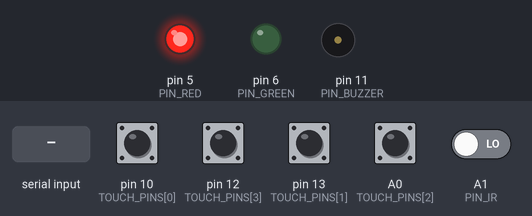
Simulated run of this sketch. Board: Arduino Uno, built with avr-gcc and run on an emulated ATmega328P. On the bench: output pins drawn as LEDs (lit = HIGH), buzzer (waves = sounding). The test bench sets the inputs (shaded band); at power-on: A0 (TOUCH_PINS[2]), A1 (PIN_IR), pin 10 (TOUCH_PINS[0]), pin 12 (TOUCH_PINS[3]), pin 13 (TOUCH_PINS[1]) LOW. What the sketch prints to the serial monitor is not drawn.

Above: at 1.2 s.
1.3 s: "G90\n" received over Serial
At 2.35 s:
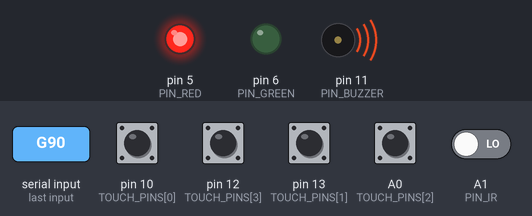
4.3 s: "P90\n" received over the second serial link
At 5.2 s:
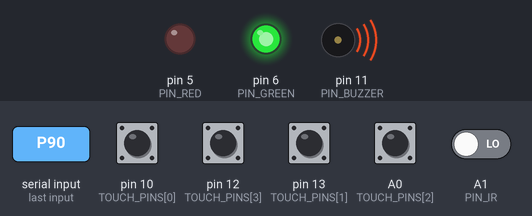
At 6.4 s:
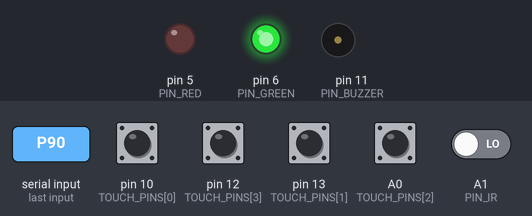
Timing chart, 0 to 7.9 s (numbered marks = the images above; inputs shaded):
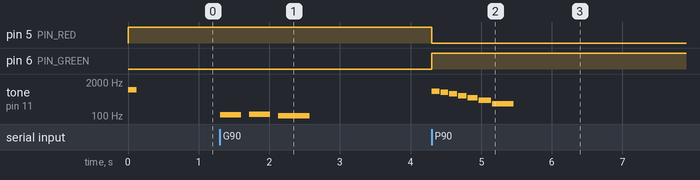

The sketch:

TrustTheWhisper.ino
```cpp
/*
 * Scary Heartbeat Maze - wireless player controller (LilyPad Arduino + XBee)
 *
 * Parts : 4 touch sensors, IR sensor (hiding spot), RGB LED, passive buzzer
 * RGB   : green = helper is with you, red = helper is poisoned
 *
 * Sends to Java   : D:F D:B D:L D:R (touch)  |  I:1 / I:0 (IR)  |  HELLO
 * Gets from Java  : R C W P G g K N V X O ?  and  B<bpm> (heartbeat sound)
 * You can also type these commands in the Serial Monitor to test.
 */

#include <SoftwareSerial.h>

// ---------------- PINS ----------------
const int PIN_XBEE_RX = 2;     // <- XBee DOUT
const int PIN_XBEE_TX = 3;     // -> XBee DIN

const int  TOUCH_PINS[4]  = {10, 13, A0, 12};       // Forward, Backward, Left, Right
const char TOUCH_CODES[4] = {'F', 'B', 'L', 'R'};

const int PIN_IR = A1;         // IR sensor OUT (LOW when something is close)

const int PIN_RED = 5;         // RGB LED red
const int PIN_GREEN = 6;       // RGB LED green
const bool COMMON_ANODE = true; // LilyPad tri-color LED: LOW = on

const int PIN_BUZZER = 11;     // passive buzzer

SoftwareSerial xbee(PIN_XBEE_RX, PIN_XBEE_TX);

// ---------------- SEND A MESSAGE ----------------
void sendLine(const char *text) {
  xbee.print(text);            // to the game
  xbee.print('\n');
  Serial.println(text);        // copy for the Serial Monitor
}

// ---------------- RGB LED ----------------
void setLed(bool red, bool green) {
  digitalWrite(PIN_RED,   (red   != COMMON_ANODE) ? HIGH : LOW);
  digitalWrite(PIN_GREEN, (green != COMMON_ANODE) ? HIGH : LOW);
}

// ---------------- TOUCH SENSORS ----------------
// Metal touch sensors flicker while touched, so a touch "holds" for 60 ms.
unsigned long lastActive[4] = {0, 0, 0, 0};
bool wasTouched[4] = {false, false, false, false};
unsigned long lastSent = 0;

void readTouch(unsigned long now) {
  for (int i = 0; i < 4; i++) {
    if (digitalRead(TOUCH_PINS[i]) == HIGH) lastActive[i] = now;
    bool touched = lastActive[i] != 0 && now - lastActive[i] < 60;

    // send once per new touch, and ignore other touches for 300 ms
    if (touched && !wasTouched[i] && now - lastSent > 300) {
      char msg[4] = {'D', ':', TOUCH_CODES[i], '\0'};
      sendLine(msg);
      lastSent = now;
    }
    wasTouched[i] = touched;
  }
}

// ---------------- IR SENSOR (hiding spot) ----------------
bool hidden = false, lastReading = false;
unsigned long changedAt = 0;

void readIR(unsigned long now) {
  bool covered = digitalRead(PIN_IR) == LOW;
  if (covered != lastReading) { lastReading = covered; changedAt = now; }
  // must stay the same for 80 ms before we report it
  if (covered != hidden && now - changedAt >= 80) {
    hidden = covered;
    sendLine(hidden ? "I:1" : "I:0");
  }
}

// ---------------- BUZZER ----------------
// Each sound is a list of {frequency, milliseconds}. 0 = silence.
const int SND_CORRECT[][2] = {{1200, 60}, {1800, 90}};
const int SND_WRONG[][2]   = {{220, 220}, {150, 320}};
const int SND_POISON[][2]  = {{900, 110}, {800, 110}, {700, 110}, {600, 120}, {500, 140}, {400, 180}, {300, 300}};
const int SND_GHOST[][2]   = {{110, 300}, {0, 80}, {117, 300}, {0, 80}, {104, 450}};
const int SND_CAUGHT[][2]  = {{2000, 90}, {1800, 90}, {2100, 90}, {1700, 90}, {200, 450}};
const int SND_NEAR[][2]    = {{140, 90}};
const int SND_WIN[][2]     = {{523, 150}, {659, 150}, {784, 150}, {1047, 400}};
const int SND_LOSE[][2]    = {{392, 300}, {370, 300}, {349, 300}, {330, 700}};
#define PLAY(s) playSound(s, sizeof(s) / sizeof(s[0]))

const int (*sound)[2] = NULL;   // sound playing now (NULL = none)
int soundLen = 0, noteIndex = 0;
unsigned long noteEnds = 0;

int heartbeatBpm = 0;           // 0 = no heartbeat
unsigned long nextBeat = 0, dubAt = 0;
bool dubPending = false;

void startNote(unsigned long now) {
  int freq = sound[noteIndex][0], ms = sound[noteIndex][1];
  if (freq > 0) tone(PIN_BUZZER, freq, ms); else noTone(PIN_BUZZER);
  noteEnds = now + ms + 15;
}

void playSound(const int s[][2], int len) {
  sound = s; soundLen = len; noteIndex = 0;
  startNote(millis());
}

void updateBuzzer(unsigned long now) {
  if (sound != NULL) {                       // sound effects come first
    if (now >= noteEnds) {
      noteIndex++;
      if (noteIndex < soundLen) startNote(now);
      else { sound = NULL; noTone(PIN_BUZZER); }
    }
    return;
  }
  if (heartbeatBpm == 0) return;             // "lub-dub" heartbeat
  if (now >= nextBeat) {
    tone(PIN_BUZZER, 70, 45);
    dubPending = true;
    dubAt = now + 160;
    nextBeat = now + 60000UL / heartbeatBpm;
  }
  if (dubPending && now >= dubAt) {
    tone(PIN_BUZZER, 55, 40);
    dubPending = false;
  }
}

void stopSound() {
  sound = NULL;
  noTone(PIN_BUZZER);
}

// ---------------- COMMANDS FROM JAVA ----------------
void handleCommand(const char *cmd) {
  switch (cmd[0]) {
    case 'R': setLed(false, true); stopSound(); break;          // new game: green
    case 'P': setLed(true, false); PLAY(SND_POISON); break;     // helper poisoned: red
    case 'C': PLAY(SND_CORRECT); break;                         // correct move
    case 'W': PLAY(SND_WRONG); break;                           // wrong move
    case 'G': PLAY(SND_GHOST); break;                           // ghost appears
    case 'g': break;                                            // ghost passed
    case 'K': PLAY(SND_CAUGHT); break;                          // caught by ghost
    case 'N': PLAY(SND_NEAR); break;                            // ghost is close
    case 'V': heartbeatBpm = 0; PLAY(SND_WIN); break;           // you win
    case 'X': heartbeatBpm = 0; PLAY(SND_LOSE); break;          // game over
    case 'O': heartbeatBpm = 0; stopSound(); setLed(false, false); break; // game closed: all off
    case 'B': heartbeatBpm = constrain(atoi(cmd + 1), 0, 220); break;     // heartbeat speed
    case '?': sendLine("HELLO"); break;
  }
}

// Collects letters until Enter, then runs the command
char xbeeBuf[12], usbBuf[12];
int xbeeLen = 0, usbLen = 0;

void readCommands(Stream &in, char *buf, int &len) {
  while (in.available()) {
    char c = in.read();
    if (c == '\n' || c == '\r') {
      if (len > 0) { buf[len] = '\0'; handleCommand(buf); len = 0; }
    } else if (len < 11) {
      buf[len++] = c;
    } else {
      len = 0;                                // too long = noise, throw away
    }
  }
}

// ---------------- SETUP / LOOP ----------------
void setup() {
  Serial.begin(9600);
  xbee.begin(9600);

  for (int i = 0; i < 4; i++) pinMode(TOUCH_PINS[i], INPUT);
  pinMode(PIN_IR, INPUT);
  pinMode(PIN_RED, OUTPUT);
  pinMode(PIN_GREEN, OUTPUT);
  pinMode(PIN_BUZZER, OUTPUT);

  setLed(false, true);                        // helper starts green
  tone(PIN_BUZZER, 1000, 120);                // start-up beep

  Serial.println("Scary Heartbeat Maze controller ready");
  sendLine("HELLO");
}

void loop() {
  unsigned long now = millis();
  readTouch(now);
  readIR(now);
  readCommands(xbee, xbeeBuf, xbeeLen);
  readCommands(Serial, usbBuf, usbLen);
  updateBuzzer(now);
}
```

Measured:
- after the input at 1.3 s, tone on pin 11 (PIN_BUZZER): plays 110 Hz for 0.30 s, 117 Hz for 0.30 s, 104 Hz for 0.45 s, starting at once
- after the input at 4.3 s, pin 5 (PIN_RED): HIGH → LOW at once; pin 6 (PIN_GREEN): LOW → HIGH at once; tone on pin 11 (PIN_BUZZER): plays 900 Hz for 0.11 s, 800 Hz for 0.11 s, 700 Hz for 0.11 s, 600 Hz for 0.12 s, 500 Hz for 0.14 s, 400 Hz for 0.18 s … (7 notes in this stretch), starting at once
